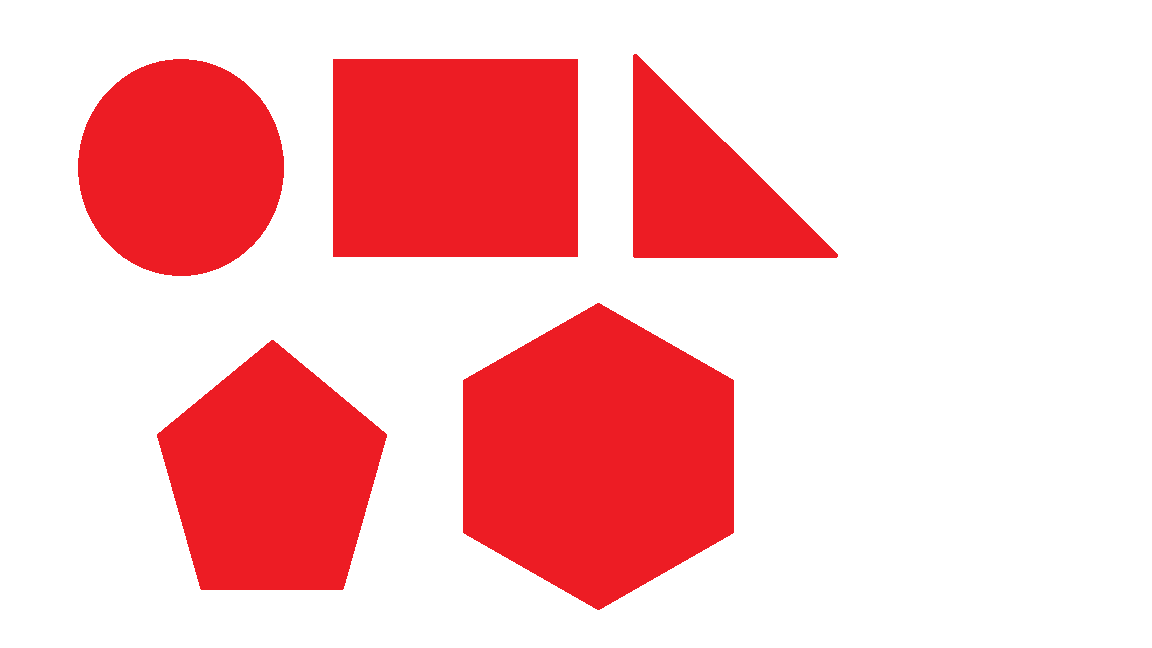
#> input picture ImageProcessingDigitSegment/Image/AMAS/allshape.png, 1152 x 648 px
$ python preprocessing.py --input ../../../../Image/AMAS --output out.png   (Python 2 division)
#> lines starting #> are read from the running program, lines starting #| are printed output that depends on the picture; after the words box and inside, x2 and y2 are one past the last pixel; in counts of white or black regions, pixels touching at a corner belong together
### ImageProcessingDigitSegment/ImageRobot/phase2Mike/binarize.py
import cv2
import numpy as np

def binarize_image(image):
	cv2.adaptiveThreshold(image,255,cv2.ADAPTIVE_THRESH_MEAN_C,cv2.THRESH_BINARY,9,20,image)
	# cv2.threshold(image,0,255,cv2.THRESH_BINARY+cv2.THRESH_OTSU, image)

def morphology(image):
	kernel = cv2.getStructuringElement(cv2.MORPH_ELLIPSE,(3,3))
	cv2.morphologyEx(image, cv2.MORPH_OPEN, kernel, image)

### ImageProcessingDigitSegment/ImageRobot/Setupfind/extSrc/dataCollector/preprocessing.py
#! /usr/bin/env python
from binarize import binarize_image
import argparse
import glob
import os
import cv2
import numpy as np

def preprocessing(image):
	image = cv2.cvtColor(image, cv2.COLOR_BGR2GRAY)
	binarize_image(image)
	return image

if __name__ == '__main__':
	ap = argparse.ArgumentParser()
	ap.add_argument("-i","--input", required=True,
					help="Path to input image folder.")
	ap.add_argument("-o","--output", required=True,
					help="Path for output image.")
	args = vars(ap.parse_args())

	print "Image path:"
	print os.path.abspath(args["input"])
	fileList = glob.glob(os.path.abspath(args["input"])+"/*.*")
	outputPath = args["output"]
	print fileList

	for name in fileList:
		image = cv2.imread(name)
#> image is the input picture: shape (648, 1152, 3); mean B, G, R 194.1, 191.9, 250
		assert image is not None

		image = preprocessing(image)
#> in preprocessing, `image = cv2.cvtColor(image, cv2.COLOR_BGR2GRAY)`:
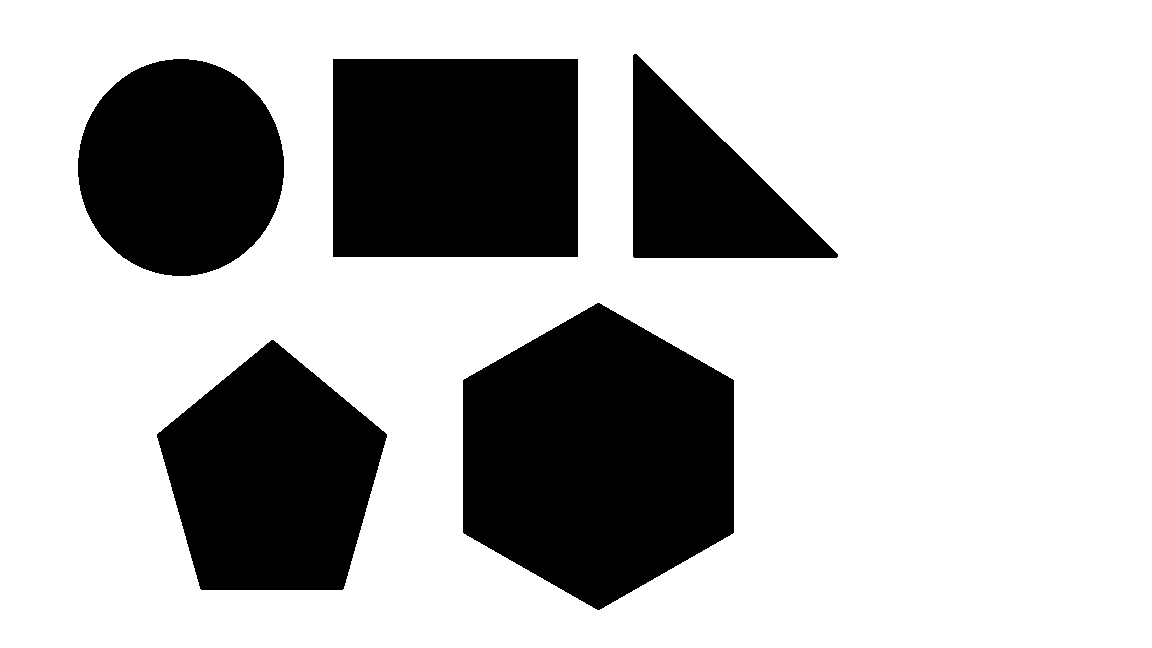
#> image: shape (648, 1152); values 91 (black) and 255 (white), 72.2% white; 5 black regions, box (x1, y1, x2, y2) and area: (463, 303, 734, 610) 62407, (333, 59, 578, 257) 48510, (157, 340, 387, 590) 40005, (78, 59, 284, 276) 35059, (633, 54, 838, 258) 21629
#> in binarize_image, `cv2.adaptiveThreshold(image,255,cv2.ADAPTIVE_THRESH_MEAN_C,cv2.THRESH_..`:
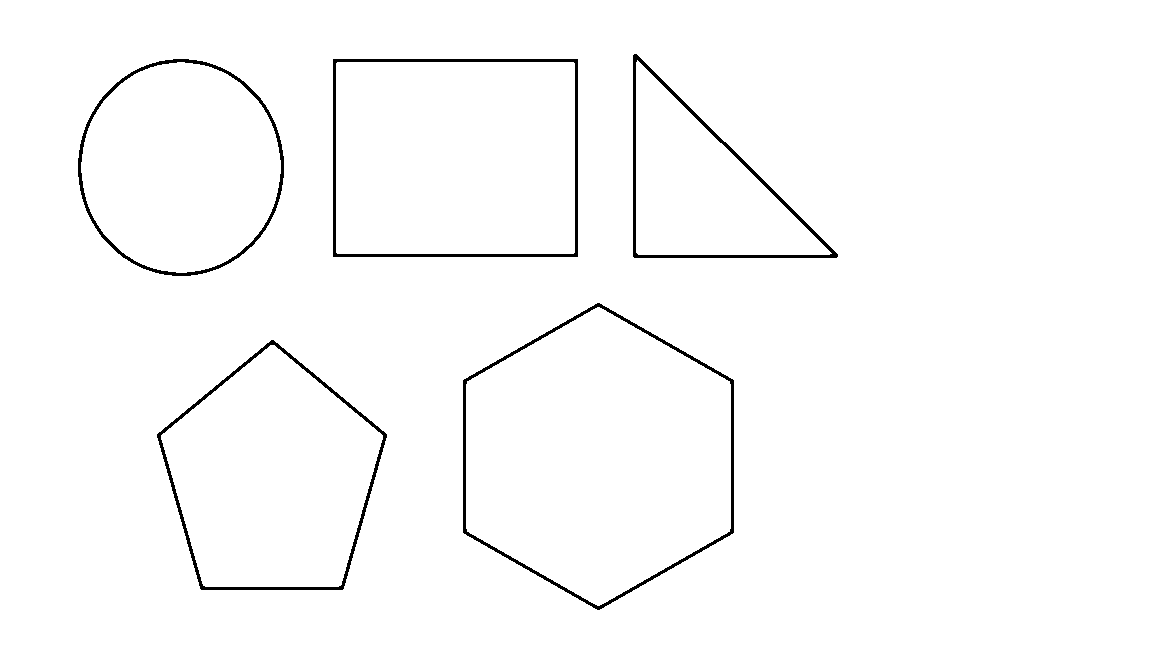
#> image: shape (648, 1152); 98.3% white; 5 black regions, box (x1, y1, x2, y2) and area: (463, 303, 734, 610) 2908, (333, 59, 578, 257) 2626, (157, 340, 387, 590) 2456, (633, 54, 838, 258) 2220, (78, 59, 284, 276) 2181
		fileName = name.split("/")[-1]
		print fileName
		cv2.imwrite(outputPath+"/"+fileName, image)
#> pass 2 of the loop `for name in fileList:`:
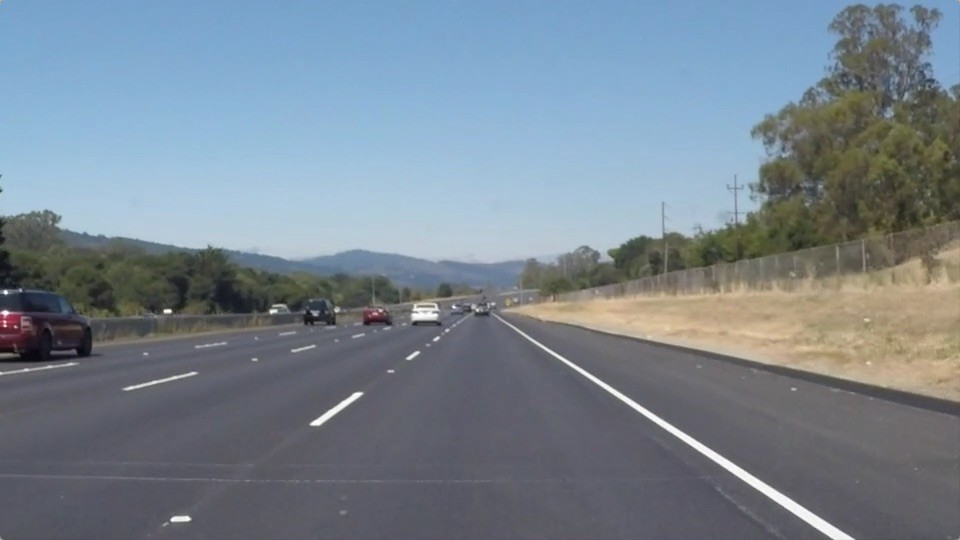
#> input picture ImageProcessingDigitSegment/Image/AMAS/test.jpeg, 960 x 540 px
#> image is the input picture: shape (540, 960, 3); mean B, G, R 143.7, 132.5, 120.3
#> in preprocessing (call 2), `image = cv2.cvtColor(image, cv2.COLOR_BGR2GRAY)`:
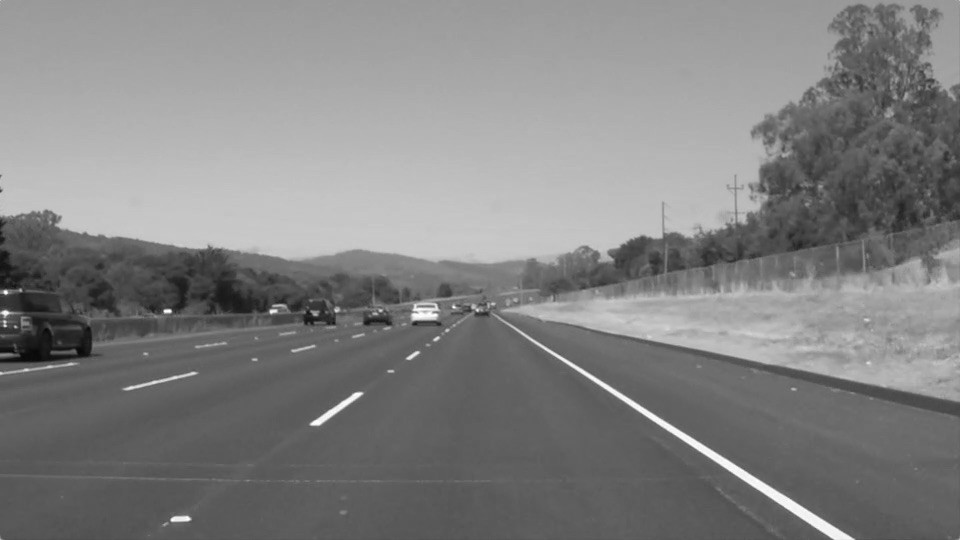
#> image: shape (540, 960); min 6, max 255, mean 130.1
#> in binarize_image (call 2), `cv2.adaptiveThreshold(image,255,cv2.ADAPTIVE_THRESH_MEAN_C,cv2.THRESH_..`:
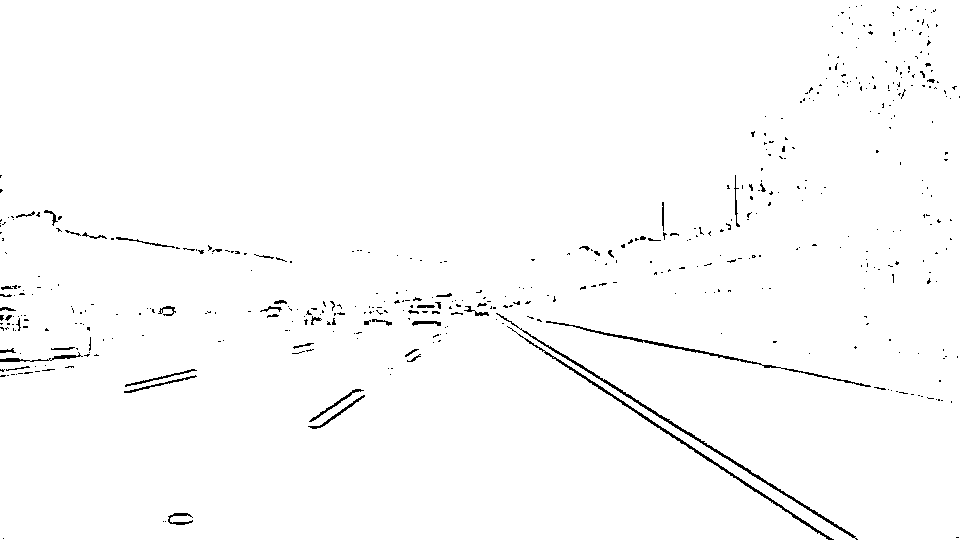
#> image: shape (540, 960); 98.6% white; black in thin lines or dots
